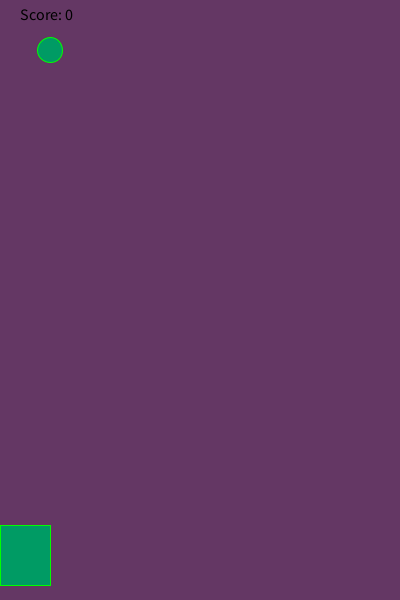
Frame 1 (no input)
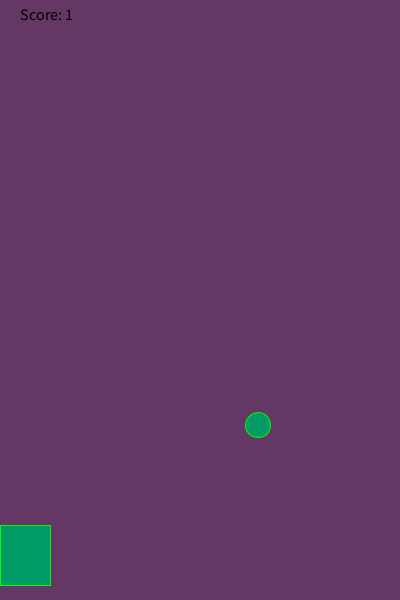
Frame 60 (the mouse pressed at the canvas centre just before this capture)
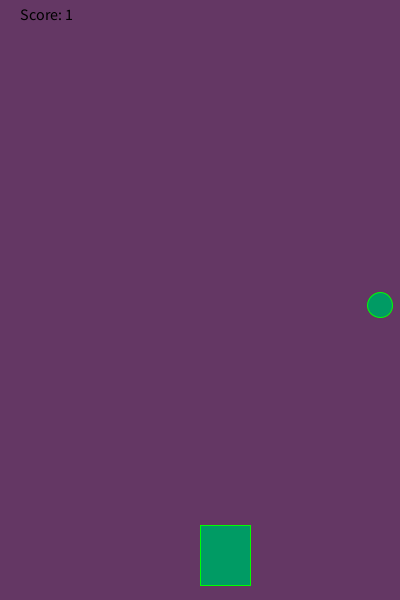
Frame 120 (the mouse held since frame 60 and released just before this capture)

The Processing sketch that drew these frames (run headless with seeded random() and noise(); from frame 60 on, the mouse is pressed at the canvas centre):

// Processing sketch: raingame
// ── raingame.pde
int yPos=50;
int xPos=50;
int score=0;

void checkCatch(int x){
  if (x>mouseX && x<mouseX+100)
        score++;
  else if (score>0)
        score--;
  println("Your score in now: " + score); }

void setup(){
  size(400,600);
}

void draw(){
  background(100,55,100);
  fill(0,155,100);
  stroke(0,255,0);
  ellipse(xPos,yPos,25,25);
  yPos+=15;
  
rect(mouseX,525,50,60);

fill(0,0,0);
textSize(16);
text("Score: " + score, 20, 20);

if(yPos>550){
  yPos=50;
   checkCatch(xPos);
 xPos= (int) random(width);

}

}
